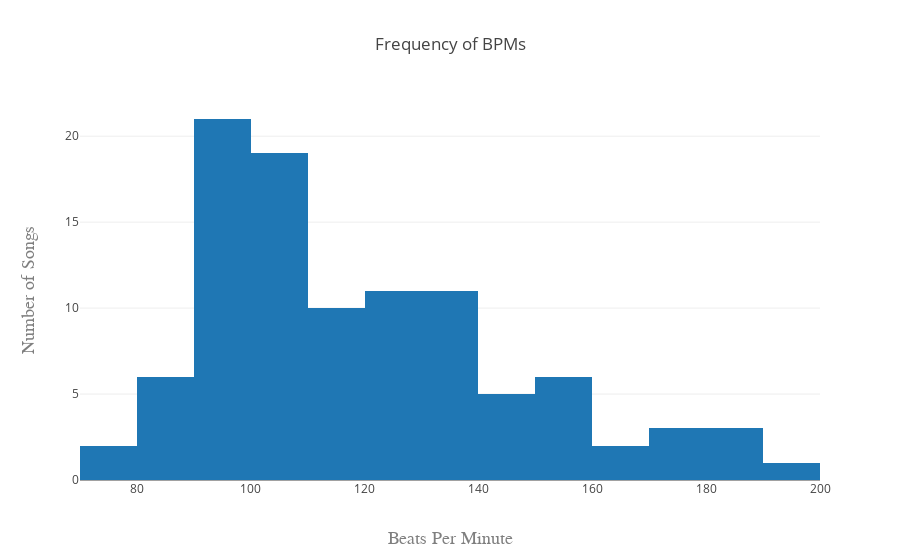

This figure's notebook cell:
### Markdown cell above
## BPM (Tempo) and Key- 6 Different Ways

### Code cell
x = df_transform.tempo
data = [go.Histogram(x=x)]
layout = go.Layout(
    title='Frequency of BPMs',
    xaxis=dict(
        title='Beats Per Minute',
        titlefont=dict(
            family='Courier New, monospace',
            size=18,
            color='#7f7f7f'
        )
    ),
    yaxis=dict(
        title='Number of Songs',
        titlefont=dict(
            family='Courier New, monospace',
            size=18,
            color='#7f7f7f'
        )
    )
)

fig = dict(data=data, layout=layout)
iplot(fig, filename='basic histogram')

### Figure 1 — Plotly figure (JSON) as saved in the notebook; plotly's stock layout.template omitted (floating-point values rounded to 4 significant figures)
{"data": [{"type": "histogram", "uid": "ae71313e-aa4f-11e8-8ff3-9a0015cd93e0", "x": [95.98, 88.93, 177.8, 103.0, 80.92, 150.0, 99.97, 97.98, 134.1, 118.0, 155.1, 99.99, 102.0, 100.0, 150.1, 123.1, 98.06, 135.0, 102.0, 125.0, 103.8, 167.9, 85.04, 122.0, 104.8, 113.8, 99.94, 138.0, 95.01, 122.9, 92.99, 186.1, 97.98, 104.1, 116.1, 100.0, 112.0, 159.8, 106.0, 144.9, 95.05, 105.0, 101.0, 104.0, 93.97, 75.02, 80.13, 102.0, 127.1, 105.0, 115.0, 134.0, 199.9, 123.1, 104.0, 91.05, 121.0, 144.0, 160.1, 107.0, 139.9, 179.9, 124.0, 189.8, 113.0, 100.0, 179.7, 85.91, 92.03, 81.48, 120.0, 130.0, 136.9, 106.0, 99.91, 142.0, 91.92, 115.0, 128.1, 140.0, 99.91, 93.97, 124.0, 159.1, 96.02, 91.97, 133.9, 92.94, 139.9, 145.0, 122.0, 118.0, 144.0, 105.0, 75.02, 137.8, 159.8, 98.96, 110.1, 180.0]}], "layout": {"title": "Frequency of BPMs", "xaxis": {"title": "Beats Per Minute", "titlefont": {"color": "#7f7f7f", "family": "Courier New, monospace", "size": 18}}, "yaxis": {"title": "Number of Songs", "titlefont": {"color": "#7f7f7f", "family": "Courier New, monospace", "size": 18}}}}
